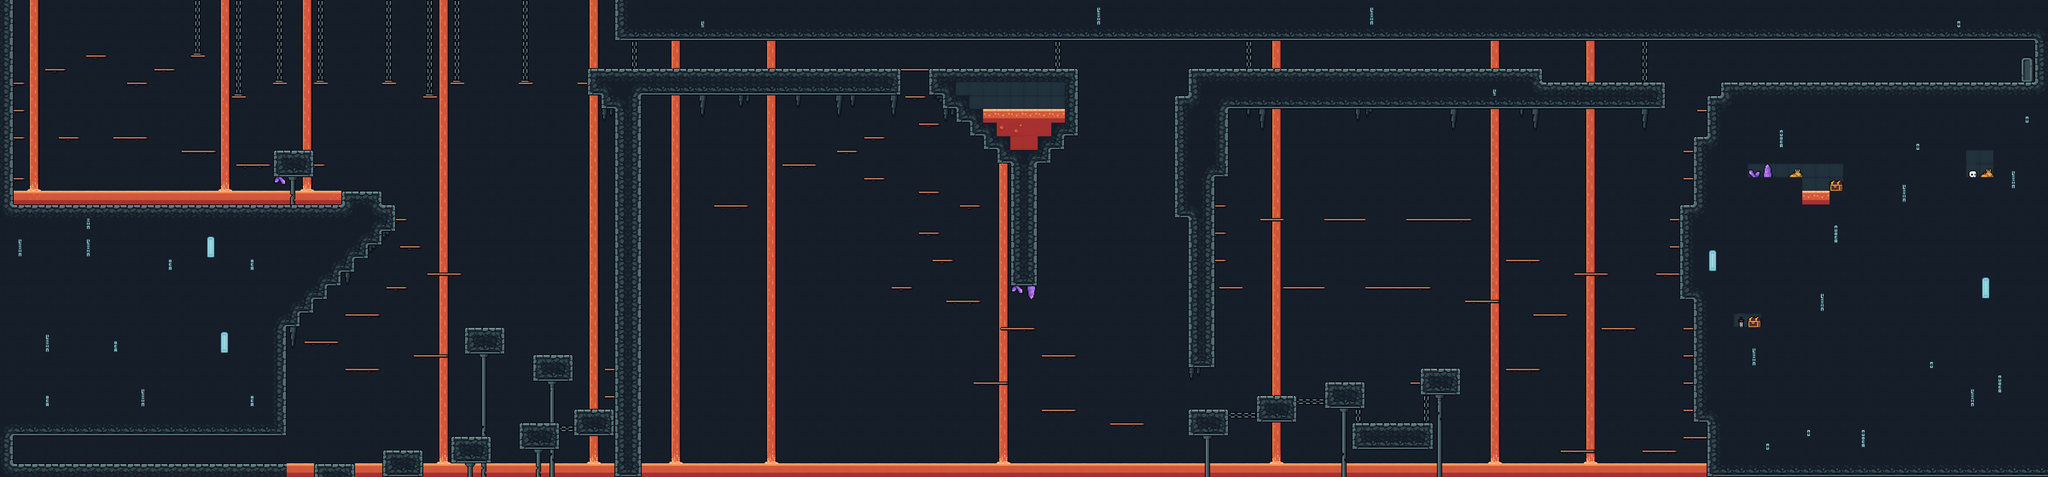

A level layout from a 2D game, rendered from its tile map. Below: a short description, then the map file with tile-grid data replaced by summaries:
An orthogonal 150x35 tile map with 32x32 px tiles, 6 tile layers (Background, Liquids, Decorations, FinishedBlock, ...), 2 tilesets.

<map version="1.10" tiledversion="1.11.2" orientation="orthogonal" renderorder="right-down" width="150" height="35" tilewidth="32" tileheight="32" infinite="0" nextlayerid="8" nextobjectid="4">
 <tileset firstgid="1" source="../../Assets/TMX/Caves.tsx" />
 <tileset firstgid="349" source="../../Assets/TMX/Swamp.tsx" />
 <layer id="5" name="Background" width="150" height="35">
  <data>[5250 cells, 5250 non-empty, 2 distinct tile ids]</data>
 </layer>
 <layer id="4" name="Liquids" width="150" height="35">
  <data>[5250 cells, 120 non-empty, 2 distinct tile ids]</data>
 </layer>
 <layer id="7" name="Decorations" width="150" height="35">
  <data>[5250 cells, 516 non-empty, 30 distinct tile ids]</data>
 </layer>
 <layer id="6" name="FinishedBlock" width="150" height="35">
  <data>[5250 cells, 2 non-empty, 2 distinct tile ids]</data>
 </layer>
 <layer id="3" name="Platform" width="150" height="35">
  <data>[5250 cells, 162 non-empty, 3 distinct tile ids]</data>
 </layer>
 <layer id="1" name="Level" width="150" height="35">
  <data>[5250 cells, 650 non-empty, 14 distinct tile ids]</data>
 </layer>
</map>
